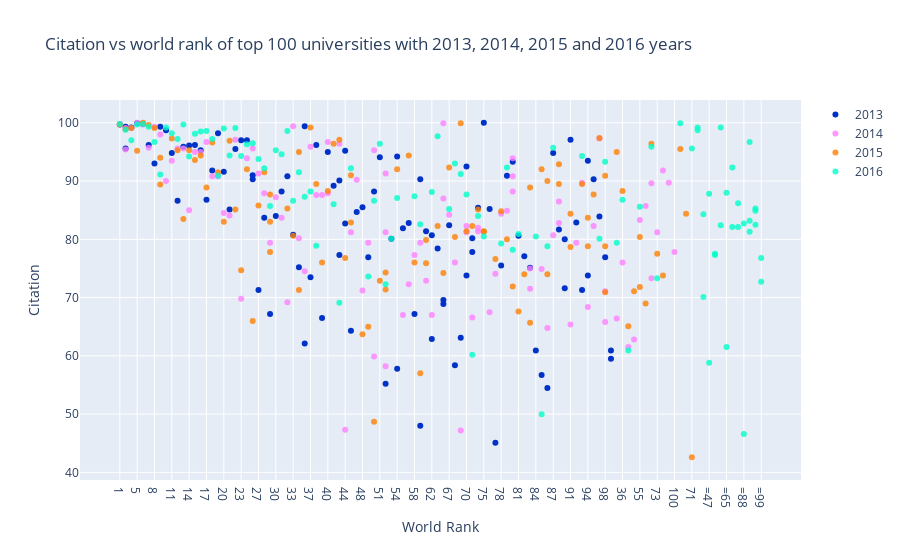

Here is the notebook cell this chart was saved with:
### Markdown cell above
<a id = "2"></a><br>
## Scatter

### Code cell
df2014 = timesData[timesData.year == 2014].iloc[:100,:]
df2015 = timesData[timesData.year == 2015].iloc[:100,:]
df2016 = timesData[timesData.year == 2016].iloc[:100,:]
df2013 = timesData[timesData.year == 2013].iloc[:100,:]

import plotly.graph_objs as go

trace1 =go.Scatter(
                    x = df2014.world_rank,
                    y = df2014.citations,
                    mode = "markers",
                    name = "2014",
                    marker = dict(color = 'rgba(255, 128, 255, 0.8)'),
                    text= df2014.university_name)

trace2 =go.Scatter(
                    x = df2015.world_rank,
                    y = df2015.citations,
                    mode = "markers",
                    name = "2015",
                    marker = dict(color = 'rgba(255, 128, 2, 0.8)'),
                    text= df2015.university_name)

trace3 =go.Scatter(
                    x = df2016.world_rank,
                    y = df2016.citations,
                    mode = "markers",
                    name = "2016",
                    marker = dict(color = 'rgba(0, 255, 200, 0.8)'),
                    text= df2016.university_name)

trace4 =go.Scatter(
                    x=df2013.world_rank,
                    y=df2013.citations,
                    mode="markers",
                    name="2013",
                    marker=dict(color = 'rgb(0,50,200,0.8)'),
                    text= df2013.university_name)


data = [trace4, trace1, trace2, trace3]

layout = dict(title = 'Citation vs world rank of top 100 universities with 2013, 2014, 2015 and 2016 years',
              xaxis= dict(title= 'World Rank',ticklen= 5,zeroline= False),
              yaxis= dict(title= 'Citation',ticklen= 5,zeroline= False)
             )

fig = dict(data = data, layout = layout)
iplot(fig)

### Figure 1 — Plotly figure (JSON) as saved in the notebook; plotly's stock layout.template omitted (floating-point values rounded to 4 significant figures)
{"data": [{"marker": {"color": "rgb(0,50,200,0.8)"}, "mode": "markers", "name": "2013", "text": ["California Institute of Technology", "Stanford University", "University of Oxford", "Harvard University", "Massachusetts Institute of Technology", "Princeton University", "University of Cambridge", "Imperial College London", "University of California, Berkeley", "University of Chicago", "Yale University", "ETH Zurich – Swiss Federal Institute of Technology Zurich", "University of California, Los Angeles", "Columbia University", "University of Pennsylvania", "Johns Hopkins University", "University College London", "Cornell University", "Northwestern University", "University of Michigan", "University of Toronto", "Carnegie Mellon University", "Duke University", "University of Washington", "Georgia Institute of Technology", "University of Texas at Austin", "University of Tokyo", "University of Melbourne", "National University of Singapore", "University of British Columbia", "University of Wisconsin-Madison", "University of Edinburgh", "University of Illinois at Urbana-Champaign", "McGill University", "University of California, Santa Barbara", "University of Hong Kong", "Australian National University", "University of California, San Diego", "London School of Economics and Political Science", "École Polytechnique Fédérale de Lausanne", "New York University", "Karolinska Institute", "University of North Carolina at Chapel Hill", "University of California, Davis", "Washington University in St Louis", "Peking University", "University of Minnesota", "LMU Munich", "University of Manchester", "Pohang University of Science and Technology", "Brown University", "Tsinghua University", "Ohio State University", "Boston University", "Kyoto University", "University of Southern California", "King’s College London", "KU Leuven", "Seoul National University", "École Normale Supérieure", "Pennsylvania State University", "University of Sydney", "École Polytechnique", "Leiden University", "Hong Kong University of Science and Technology", "The University of Queensland", "Utrecht University", "Korea Advanced Institute of Science and Technology (KAIST)", "Purdue University", "University of Göttingen", "Wageningen University and Research Center", "Erasmus University Rotterdam", "University of Massachusetts", "University of Bristol", "Rice University", "University of Pittsburgh", "Delft University of Technology", "Heidelberg University", "Emory University", "Durham University", "Pierre and Marie Curie University", "Lund University", "University of Amsterdam", "University of Montreal", "University of New South Wales", "Nanyang Technological University", "Tufts University", "McMaster University", "University of Groningen", "University of Zurich", "University of Colorado Boulder", "Paris-Sud University", "Ghent University", "Michigan State University", "University of Notre Dame", "University of California, Irvine", "University of Maryland, College Park", "University of Arizona", "Humboldt University of Berlin", "Monash University"], "type": "scatter", "x": ["1", "2", "2", "4", "5", "6", "7", "8", "9", "10", "11", "12", "13", "14", "15", "16", "17", "18", "19", "20", "21", "22", "23", "24", "25", "25", "27", "28", "29", "30", "31", "32", "33", "34", "35", "35", "37", "38", "39", "40", "41", "42", "42", "44", "44", "46", "47", "48", "49", "50", "51", "52", "53", "54", "54", "56", "57", "58", "59", "59", "61", "62", "62", "64", "65", "65", "67", "68", "69", "70", "70", "72", "72", "74", "75", "76", "77", "78", "79", "80", "81", "82", "83", "84", "85", "86", "87", "88", "89", "89", "91", "92", "93", "94", "94", "96", "97", "98", "99", "99"], "y": [99.7, 99.3, 95.6, 99.2, 99.9, 99.8, 96.2, 93.0, 99.3, 98.7, 94.8, 86.6, 95.9, 96.1, 96.2, 95.3, 86.8, 91.8, 98.2, 91.6, 85.1, 95.5, 97.0, 97.0, 90.3, 91.0, 71.3, 83.7, 67.2, 84.0, 88.2, 90.8, 80.8, 75.2, 99.4, 62.1, 73.5, 96.2, 66.5, 95.0, 89.2, 77.3, 90.1, 82.7, 95.2, 64.3, 84.7, 85.5, 76.9, 88.2, 94.1, 55.2, 80.1, 94.2, 57.8, 81.9, 82.8, 67.2, 48.0, 90.3, 81.4, 62.9, 80.7, 78.4, 68.9, 69.6, 82.4, 58.4, 63.1, 92.5, 73.8, 80.2, 77.8, 85.4, 100.0, 85.2, 45.1, 75.5, 90.9, 93.3, 80.6, 77.1, 75.1, 60.9, 56.7, 54.5, 94.8, 81.7, 71.6, 80.0, 97.1, 82.9, 71.3, 73.8, 93.5, 90.3, 83.9, 76.9, 59.5, 60.9]}, {"marker": {"color": "rgba(255, 128, 255, 0.8)"}, "mode": "markers", "name": "2014", "text": ["California Institute of Technology", "Harvard University", "University of Oxford", "Stanford University", "Massachusetts Institute of Technology", "Princeton University", "University of Cambridge", "University of California, Berkeley", "University of Chicago", "Imperial College London", "Yale University", "University of California, Los Angeles", "Columbia University", "ETH Zurich – Swiss Federal Institute of Technology Zurich", "Johns Hopkins University", "University of Pennsylvania", "Duke University", "University of Michigan", "Cornell University", "University of Toronto", "University College London", "Northwestern University", "University of Tokyo", "Carnegie Mellon University", "University of Washington", "National University of Singapore", "University of Texas at Austin", "Georgia Institute of Technology", "University of Illinois at Urbana-Champaign", "University of Wisconsin-Madison", "University of British Columbia", "London School of Economics and Political Science", "University of California, Santa Barbara", "University of Melbourne", "McGill University", "Karolinska Institute", "École Polytechnique Fédérale de Lausanne", "King’s College London", "University of Edinburgh", "New York University", "University of California, San Diego", "Washington University in St Louis", "University of Hong Kong", "Seoul National University", "Peking University", "University of Minnesota", "University of North Carolina at Chapel Hill", "Australian National University", "Pennsylvania State University", "Boston University", "Tsinghua University", "Brown University", "Kyoto University", "University of California, Davis", "LMU Munich", "Korea Advanced Institute of Science and Technology (KAIST)", "Hong Kong University of Science and Technology", "University of Manchester", "Ohio State University", "Pohang University of Science and Technology", "KU Leuven", "Purdue University", "The University of Queensland", "University of Göttingen", "Rice University", "École Normale Supérieure", "Leiden University", "Heidelberg University", "Delft University of Technology", "University of Southern California", "École Polytechnique", "University of Sydney", "Erasmus University Rotterdam", "University of Basel", "Utrecht University", "Nanyang Technological University", "Wageningen University and Research Center", "University of Pittsburgh", "University of Bristol", "Durham University", "Emory University", "Tufts University", "Michigan State University", "University of Amsterdam", "Ghent University", "Free University of Berlin", "Technical University of Munich", "Case Western Reserve University", "Vanderbilt University", "University of Notre Dame", "Monash University", "McMaster University", "University of California, Irvine", "Humboldt University of Berlin", "University of Rochester", "Pierre and Marie Curie University", "University of Colorado Boulder", "Maastricht University", "University of Groningen", "University of Helsinki"], "type": "scatter", "x": ["1", "2", "2", "4", "5", "6", "7", "8", "9", "10", "11", "12", "13", "14", "15", "16", "17", "18", "19", "20", "21", "22", "23", "24", "25", "26", "27", "28", "29", "30", "31", "32", "33", "34", "35", "36", "37", "38", "39", "40", "40", "42", "43", "44", "45", "46", "47", "48", "49", "50", "50", "52", "52", "52", "55", "56", "57", "58", "59", "60", "61", "62", "63", "63", "65", "65", "67", "68", "69", "70", "70", "72", "73", "74", "74", "76", "77", "78", "79", "80", "80", "80", "83", "83", "85", "86", "87", "88", "88", "90", "91", "92", "93", "94", "95", "96", "97", "98", "98", "100"], "y": [99.8, 99.1, 95.4, 99.1, 100.0, 99.7, 95.7, 99.3, 98.0, 90.0, 93.5, 95.6, 95.6, 85.0, 95.0, 95.0, 96.7, 90.8, 90.8, 84.5, 84.1, 97.1, 69.8, 93.9, 95.6, 66.4, 91.3, 87.9, 79.4, 87.2, 83.7, 69.2, 99.4, 80.2, 74.5, 76.0, 95.9, 87.6, 87.6, 87.9, 96.7, 96.4, 61.5, 47.3, 62.8, 81.2, 90.2, 71.2, 79.4, 95.3, 59.9, 91.3, 58.2, 81.2, 83.3, 67.0, 72.3, 77.3, 79.4, 85.7, 72.9, 67.0, 73.3, 89.6, 99.9, 87.0, 84.2, 76.0, 47.2, 81.2, 82.3, 66.6, 81.2, 81.4, 82.0, 67.5, 74.1, 84.4, 84.9, 88.2, 90.8, 93.9, 71.5, 75.0, 74.9, 64.8, 80.7, 82.8, 86.5, 91.8, 65.4, 79.4, 89.7, 68.4, 89.7, 82.3, 97.3, 65.8, 71.1, 77.8]}, {"marker": {"color": "rgba(255, 128, 2, 0.8)"}, "mode": "markers", "name": "2015", "text": ["California Institute of Technology", "Harvard University", "University of Oxford", "Stanford University", "University of Cambridge", "Massachusetts Institute of Technology", "Princeton University", "University of California, Berkeley", "Imperial College London", "Yale University", "University of Chicago", "University of California, Los Angeles", "ETH Zurich – Swiss Federal Institute of Technology Zurich", "Columbia University", "Johns Hopkins University", "University of Pennsylvania", "University of Michigan", "Duke University", "Cornell University", "University of Toronto", "Northwestern University", "University College London", "University of Tokyo", "Carnegie Mellon University", "National University of Singapore", "University of Washington", "Georgia Institute of Technology", "University of Texas at Austin", "LMU Munich", "University of Illinois at Urbana-Champaign", "University of Wisconsin-Madison", "University of British Columbia", "University of Melbourne", "London School of Economics and Political Science", "École Polytechnique Fédérale de Lausanne", "University of Edinburgh", "University of California, Santa Barbara", "New York University", "McGill University", "King’s College London", "University of California, San Diego", "Washington University in St Louis", "University of Hong Kong", "Karolinska Institute", "Australian National University", "University of Minnesota", "University of North Carolina at Chapel Hill", "Peking University", "Tsinghua University", "Seoul National University", "Hong Kong University of Science and Technology", "Korea Advanced Institute of Science and Technology (KAIST)", "University of Manchester", "Brown University", "KU Leuven", "University of California, Davis", "Boston University", "Pennsylvania State University", "Kyoto University", "University of Sydney", "Nanyang Technological University", "École Polytechnique", "Scuola Normale Superiore di Pisa", "Leiden University", "The University of Queensland", "Pohang University of Science and Technology", "University of Göttingen", "Ohio State University", "Rice University", "Heidelberg University", "Delft University of Technology", "Erasmus University Rotterdam", "Wageningen University and Research Center", "University of Bristol", "University of Basel", "University of Southern California", "University of Amsterdam", "École Normale Supérieure", "Utrecht University", "Humboldt University of Berlin", "Free University of Berlin", "Michigan State University", "Durham University", "Monash University", "Middle East Technical University", "University of Arizona", "University of Notre Dame", "Tufts University", "University of California, Irvine", "Ghent University", "University of Massachusetts", "University of Pittsburgh", "Emory University", "McMaster University", "University of Glasgow", "Vanderbilt University", "University of Colorado Boulder", "Stockholm University", "Technical University of Munich", "Uppsala University"], "type": "scatter", "x": ["1", "2", "3", "4", "5", "6", "7", "8", "9", "9", "11", "12", "13", "14", "15", "16", "17", "18", "19", "20", "21", "22", "23", "24", "25", "26", "27", "28", "29", "29", "29", "32", "33", "34", "34", "36", "37", "38", "39", "40", "41", "42", "43", "44", "45", "46", "46", "48", "49", "50", "51", "52", "52", "54", "55", "55", "57", "58", "59", "60", "61", "61", "63", "64", "65", "66", "67", "68", "69", "70", "71", "72", "73", "74", "75", "75", "77", "78", "79", "80", "81", "82", "83", "83", "85", "86", "86", "88", "88", "90", "91", "91", "93", "94", "94", "96", "97", "98", "98", "98"], "y": [99.7, 98.9, 95.5, 99.1, 95.2, 100.0, 99.6, 99.1, 89.4, 94.0, 97.3, 95.3, 83.5, 95.3, 93.6, 94.4, 88.9, 96.6, 91.5, 83.0, 96.9, 85.1, 74.7, 92.0, 66.0, 95.0, 85.8, 91.5, 83.0, 77.8, 87.7, 85.3, 80.6, 71.3, 95.0, 88.3, 99.2, 89.5, 76.0, 88.3, 96.4, 97.1, 65.1, 76.8, 71.1, 82.9, 91.0, 63.7, 65.0, 48.7, 72.9, 71.4, 74.3, 92.0, 71.8, 80.4, 94.4, 76.0, 57.0, 69.0, 75.9, 79.9, 96.4, 82.3, 74.2, 84.4, 92.3, 80.4, 99.9, 81.4, 42.6, 82.3, 77.5, 85.1, 81.4, 81.3, 76.6, 84.8, 80.0, 71.9, 67.6, 74.0, 88.9, 65.7, 92.0, 74.0, 90.0, 92.9, 89.5, 73.8, 78.7, 84.4, 89.5, 78.8, 83.7, 87.7, 97.4, 90.9, 78.8, 70.9]}, {"marker": {"color": "rgba(0, 255, 200, 0.8)"}, "mode": "markers", "name": "2016", "text": ["California Institute of Technology", "University of Oxford", "Stanford University", "University of Cambridge", "Massachusetts Institute of Technology", "Harvard University", "Princeton University", "Imperial College London", "ETH Zurich – Swiss Federal Institute of Technology Zurich", "University of Chicago", "Johns Hopkins University", "Yale University", "University of California, Berkeley", "University College London", "Columbia University", "University of California, Los Angeles", "University of Pennsylvania", "Cornell University", "University of Toronto", "Duke University", "University of Michigan", "Carnegie Mellon University", "London School of Economics and Political Science", "University of Edinburgh", "Northwestern University", "National University of Singapore", "King’s College London", "Karolinska Institute", "LMU Munich", "New York University", "École Polytechnique Fédérale de Lausanne", "University of Washington", "University of Melbourne", "University of British Columbia", "KU Leuven", "University of Illinois at Urbana-Champaign", "Heidelberg University", "McGill University", "University of California, San Diego", "University of California, Santa Barbara", "Georgia Institute of Technology", "Peking University", "University of Tokyo", "University of California, Davis", "University of Hong Kong", "University of Texas at Austin", "Tsinghua University", "Wageningen University and Research Center", "Humboldt University of Berlin", "University of Wisconsin-Madison", "Brown University", "Australian National University", "Technical University of Munich", "École Normale Supérieure", "Nanyang Technological University", "University of Manchester", "University of Sydney", "University of Amsterdam", "Hong Kong University of Science and Technology", "The University of Queensland", "Washington University in St Louis", "Utrecht University", "University of North Carolina at Chapel Hill", "Boston University", "Delft University of Technology", "University of Minnesota", "Leiden University", "University of Southern California", "University of Bristol", "Durham University", "Erasmus University Rotterdam", "Free University of Berlin", "Monash University", "University of Groningen", "Pennsylvania State University", "University of Glasgow", "University of Helsinki", "University of Tübingen", "University of Pittsburgh", "University of Warwick", "Uppsala University", "University of Copenhagen", "University of New South Wales", "University of Freiburg", "Seoul National University", "University of St Andrews", "Vanderbilt University", "Kyoto University", "Maastricht University", "Emory University", "Lund University", "Ohio State University", "University of Exeter", "University of Bonn", "Georgetown University", "McMaster University", "University of Sheffield", "Queen Mary University of London", "University of Göttingen", "Michigan State University"], "type": "scatter", "x": ["1", "2", "3", "4", "5", "6", "7", "8", "9", "10", "11", "12", "13", "14", "15", "16", "17", "18", "19", "20", "21", "22", "23", "24", "25", "26", "27", "28", "29", "30", "31", "32", "33", "34", "35", "36", "37", "38", "=39", "=39", "41", "42", "43", "=44", "=44", "46", "=47", "=47", "49", "50", "51", "52", "53", "54", "55", "=56", "=56", "58", "59", "=60", "=60", "62", "63", "64", "=65", "=65", "67", "68", "69", "70", "71", "72", "73", "74", "75", "=76", "=76", "78", "79", "80", "81", "=82", "=82", "84", "85", "86", "87", "=88", "=88", "=90", "=90", "=90", "93", "=94", "=94", "=94", "97", "98", "=99", "=99"], "y": [99.8, 98.8, 99.9, 97.0, 99.7, 99.8, 99.3, 96.7, 91.1, 99.2, 98.2, 97.2, 99.7, 94.2, 98.1, 98.5, 98.6, 97.2, 90.9, 99.0, 94.4, 99.1, 94.3, 96.3, 96.5, 79.4, 93.8, 92.2, 85.7, 95.3, 94.6, 98.6, 86.6, 91.5, 87.3, 86.8, 88.2, 78.9, 98.7, 99.2, 86.0, 69.1, 60.9, 84.3, 70.1, 92.2, 58.8, 87.8, 73.6, 86.6, 96.4, 72.3, 80.1, 87.1, 85.6, 77.3, 77.5, 87.4, 82.6, 82.4, 99.2, 88.1, 95.9, 97.7, 61.5, 88.0, 85.2, 93.0, 91.2, 87.7, 95.6, 60.2, 73.3, 84.0, 80.5, 92.3, 82.1, 79.3, 92.3, 78.2, 80.9, 86.2, 82.1, 80.5, 50.0, 78.8, 95.7, 46.6, 82.7, 96.7, 81.3, 83.2, 94.3, 85.3, 82.5, 84.9, 80.1, 93.3, 72.7, 76.8]}], "layout": {"title": {"text": "Citation vs world rank of top 100 universities with 2013, 2014, 2015 and 2016 years"}, "xaxis": {"ticklen": 5, "title": {"text": "World Rank"}, "zeroline": false}, "yaxis": {"ticklen": 5, "title": {"text": "Citation"}, "zeroline": false}}}
